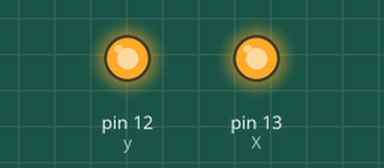
This sketch was run on a simulated Arduino Uno, built with avr-gcc and run on an emulated ATmega328P. On the bench: output pins drawn as LEDs (lit = HIGH).

Above: at 1.0 s.
At 3.0 s:
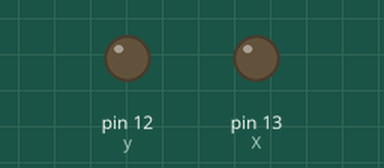
Timing chart, 0 to 5.2 s (numbered marks = the images above):
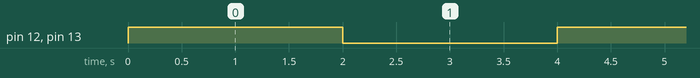

The sketch:

fffd.ino
```cpp
int X=13
;
int y=12;

void setup() {
  // put your setup code here, to run once:
pinMode(X,OUTPUT);
pinMode(y,OUTPUT);
}

void loop() {
  // put your main code here, to run repeatedly:
digitalWrite(X,HIGH);
digitalWrite(y,HIGH);
delay(2000);
digitalWrite(X,LOW);
digitalWrite(y,LOW);
delay(2000);
}
```

Measured:
- by itself, pin 12 (y), pin 13 (X): alternates HIGH for 2.0 s and LOW for 2.0 s
